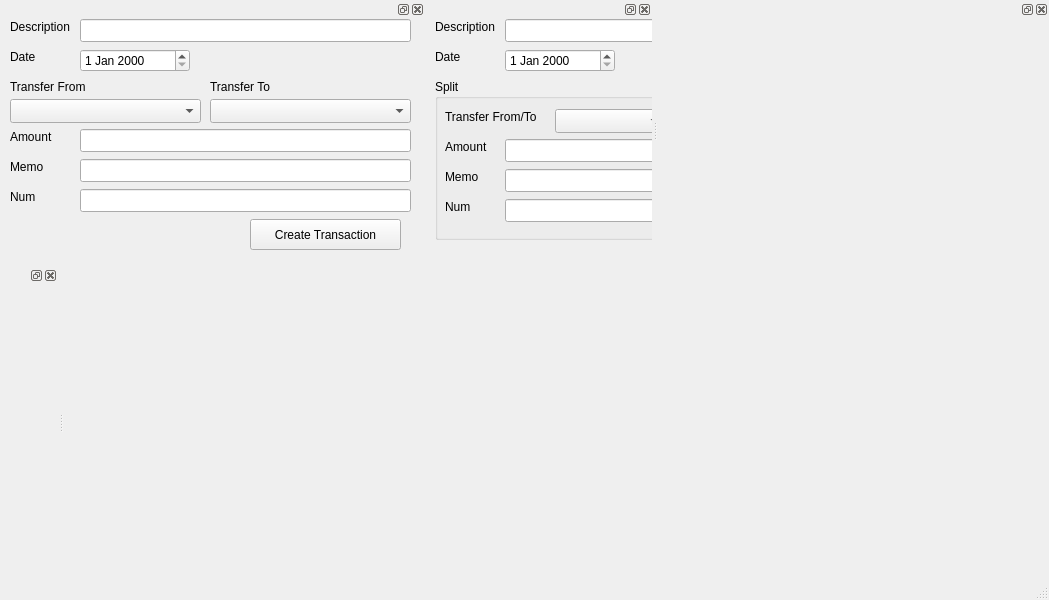
<?xml version="1.0" encoding="UTF-8"?>
<ui version="4.0">
 <class>Dashboard</class>
 <widget class="QMainWindow" name="Dashboard">
  <property name="geometry">
   <rect>
    <x>0</x>
    <y>0</y>
    <width>1049</width>
    <height>600</height>
   </rect>
  </property>
  <property name="windowTitle">
   <string>MainWindow</string>
  </property>
  <widget class="QWidget" name="centralwidget"/>
  <widget class="QMenuBar" name="menubar">
   <property name="geometry">
    <rect>
     <x>0</x>
     <y>0</y>
     <width>1049</width>
     <height>21</height>
    </rect>
   </property>
  </widget>
  <widget class="QStatusBar" name="statusbar"/>
  <widget class="QDockWidget" name="txnEntryBasic">
   <property name="sizePolicy">
    <sizepolicy hsizetype="Preferred" vsizetype="Preferred">
     <horstretch>0</horstretch>
     <verstretch>0</verstretch>
    </sizepolicy>
   </property>
   <property name="minimumSize">
    <size>
     <width>425</width>
     <height>260</height>
    </size>
   </property>
   <property name="maximumSize">
    <size>
     <width>425</width>
     <height>260</height>
    </size>
   </property>
   <property name="baseSize">
    <size>
     <width>200</width>
     <height>275</height>
    </size>
   </property>
   <property name="acceptDrops">
    <bool>false</bool>
   </property>
   <attribute name="dockWidgetArea">
    <number>4</number>
   </attribute>
   <widget class="QWidget" name="dockWidgetContents">
    <widget class="QLineEdit" name="lineDescription">
     <property name="geometry">
      <rect>
       <x>80</x>
       <y>0</y>
       <width>331</width>
       <height>23</height>
      </rect>
     </property>
    </widget>
    <widget class="QLabel" name="lblDescription">
     <property name="geometry">
      <rect>
       <x>10</x>
       <y>0</y>
       <width>101</width>
       <height>16</height>
      </rect>
     </property>
     <property name="text">
      <string>Description</string>
     </property>
    </widget>
    <widget class="QLabel" name="lblDate">
     <property name="geometry">
      <rect>
       <x>10</x>
       <y>30</y>
       <width>55</width>
       <height>15</height>
      </rect>
     </property>
     <property name="text">
      <string>Date</string>
     </property>
    </widget>
    <widget class="QDateEdit" name="dateEdit">
     <property name="geometry">
      <rect>
       <x>80</x>
       <y>30</y>
       <width>110</width>
       <height>23</height>
      </rect>
     </property>
    </widget>
    <widget class="QPushButton" name="btnCreateTxn">
     <property name="geometry">
      <rect>
       <x>250</x>
       <y>200</y>
       <width>151</width>
       <height>31</height>
      </rect>
     </property>
     <property name="text">
      <string>Create Transaction</string>
     </property>
    </widget>
    <widget class="QLineEdit" name="lineNum">
     <property name="geometry">
      <rect>
       <x>80</x>
       <y>170</y>
       <width>331</width>
       <height>23</height>
      </rect>
     </property>
    </widget>
    <widget class="QLabel" name="lblTfrTo">
     <property name="geometry">
      <rect>
       <x>210</x>
       <y>60</y>
       <width>91</width>
       <height>16</height>
      </rect>
     </property>
     <property name="text">
      <string>Transfer To</string>
     </property>
    </widget>
    <widget class="QLineEdit" name="lineMemo">
     <property name="geometry">
      <rect>
       <x>80</x>
       <y>140</y>
       <width>331</width>
       <height>23</height>
      </rect>
     </property>
    </widget>
    <widget class="QLabel" name="lblNum">
     <property name="geometry">
      <rect>
       <x>10</x>
       <y>170</y>
       <width>55</width>
       <height>15</height>
      </rect>
     </property>
     <property name="text">
      <string>Num</string>
     </property>
    </widget>
    <widget class="QLabel" name="lblTfrFrom">
     <property name="geometry">
      <rect>
       <x>10</x>
       <y>60</y>
       <width>101</width>
       <height>16</height>
      </rect>
     </property>
     <property name="text">
      <string>Transfer From</string>
     </property>
    </widget>
    <widget class="QComboBox" name="cmboTfrTo">
     <property name="geometry">
      <rect>
       <x>210</x>
       <y>80</y>
       <width>201</width>
       <height>24</height>
      </rect>
     </property>
    </widget>
    <widget class="QLineEdit" name="lineAmt">
     <property name="geometry">
      <rect>
       <x>80</x>
       <y>110</y>
       <width>331</width>
       <height>23</height>
      </rect>
     </property>
    </widget>
    <widget class="QLabel" name="lblMemo">
     <property name="geometry">
      <rect>
       <x>10</x>
       <y>140</y>
       <width>55</width>
       <height>15</height>
      </rect>
     </property>
     <property name="text">
      <string>Memo</string>
     </property>
    </widget>
    <widget class="QComboBox" name="cmboTfrFrom">
     <property name="geometry">
      <rect>
       <x>10</x>
       <y>80</y>
       <width>191</width>
       <height>24</height>
      </rect>
     </property>
    </widget>
    <widget class="QLabel" name="lblAmt">
     <property name="geometry">
      <rect>
       <x>10</x>
       <y>110</y>
       <width>55</width>
       <height>15</height>
      </rect>
     </property>
     <property name="text">
      <string>Amount</string>
     </property>
    </widget>
   </widget>
  </widget>
  <widget class="QDockWidget" name="txnEntrySplit">
   <attribute name="dockWidgetArea">
    <number>4</number>
   </attribute>
   <widget class="QWidget" name="dockWidgetContents_2">
    <widget class="QGroupBox" name="groupBox">
     <property name="geometry">
      <rect>
       <x>10</x>
       <y>60</y>
       <width>261</width>
       <height>161</height>
      </rect>
     </property>
     <property name="title">
      <string>Split</string>
     </property>
     <widget class="QLabel" name="label_10">
      <property name="geometry">
       <rect>
        <x>10</x>
        <y>30</y>
        <width>101</width>
        <height>16</height>
       </rect>
      </property>
      <property name="text">
       <string>Transfer From/To</string>
      </property>
     </widget>
     <widget class="QComboBox" name="comboBox_3">
      <property name="geometry">
       <rect>
        <x>120</x>
        <y>30</y>
        <width>111</width>
        <height>24</height>
       </rect>
      </property>
     </widget>
     <widget class="QLabel" name="label_11">
      <property name="geometry">
       <rect>
        <x>10</x>
        <y>60</y>
        <width>55</width>
        <height>15</height>
       </rect>
      </property>
      <property name="text">
       <string>Amount</string>
      </property>
     </widget>
     <widget class="QLabel" name="label_12">
      <property name="geometry">
       <rect>
        <x>10</x>
        <y>90</y>
        <width>55</width>
        <height>15</height>
       </rect>
      </property>
      <property name="text">
       <string>Memo</string>
      </property>
     </widget>
     <widget class="QLabel" name="label_13">
      <property name="geometry">
       <rect>
        <x>10</x>
        <y>120</y>
        <width>55</width>
        <height>15</height>
       </rect>
      </property>
      <property name="text">
       <string>Num</string>
      </property>
     </widget>
     <widget class="QLineEdit" name="lineEdit_6">
      <property name="geometry">
       <rect>
        <x>70</x>
        <y>60</y>
        <width>181</width>
        <height>23</height>
       </rect>
      </property>
     </widget>
     <widget class="QLineEdit" name="lineEdit_7">
      <property name="geometry">
       <rect>
        <x>70</x>
        <y>90</y>
        <width>181</width>
        <height>23</height>
       </rect>
      </property>
     </widget>
     <widget class="QLineEdit" name="lineEdit_8">
      <property name="geometry">
       <rect>
        <x>70</x>
        <y>120</y>
        <width>181</width>
        <height>23</height>
       </rect>
      </property>
     </widget>
    </widget>
    <widget class="QLineEdit" name="lineEdit_3">
     <property name="geometry">
      <rect>
       <x>80</x>
       <y>0</y>
       <width>331</width>
       <height>23</height>
      </rect>
     </property>
    </widget>
    <widget class="QLabel" name="label_6">
     <property name="geometry">
      <rect>
       <x>10</x>
       <y>0</y>
       <width>81</width>
       <height>16</height>
      </rect>
     </property>
     <property name="text">
      <string>Description</string>
     </property>
    </widget>
    <widget class="QLabel" name="label_9">
     <property name="geometry">
      <rect>
       <x>10</x>
       <y>30</y>
       <width>55</width>
       <height>15</height>
      </rect>
     </property>
     <property name="text">
      <string>Date</string>
     </property>
    </widget>
    <widget class="QDateEdit" name="dateEdit_2">
     <property name="geometry">
      <rect>
       <x>80</x>
       <y>30</y>
       <width>110</width>
       <height>23</height>
      </rect>
     </property>
    </widget>
    <widget class="QPushButton" name="pushButton_2">
     <property name="geometry">
      <rect>
       <x>280</x>
       <y>130</y>
       <width>121</width>
       <height>31</height>
      </rect>
     </property>
     <property name="text">
      <string>Add Split &gt;</string>
     </property>
    </widget>
    <widget class="QPushButton" name="pushButton_3">
     <property name="geometry">
      <rect>
       <x>280</x>
       <y>170</y>
       <width>121</width>
       <height>31</height>
      </rect>
     </property>
     <property name="text">
      <string>Create Transaction</string>
     </property>
    </widget>
   </widget>
  </widget>
  <widget class="QDockWidget" name="firstPersonOverview">
   <property name="enabled">
    <bool>true</bool>
   </property>
   <attribute name="dockWidgetArea">
    <number>1</number>
   </attribute>
   <widget class="QWidget" name="dockWidgetContents_3"/>
  </widget>
  <widget class="QDockWidget" name="logViewer">
   <property name="minimumSize">
    <size>
     <width>100</width>
     <height>100</height>
    </size>
   </property>
   <attribute name="dockWidgetArea">
    <number>4</number>
   </attribute>
   <widget class="QWidget" name="dockWidgetContents_5"/>
  </widget>
 </widget>
 <resources/>
 <connections/>
</ui>
